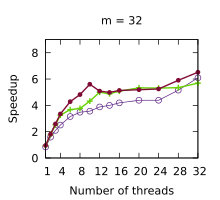

Write the gnuplot code that produced this figure.
set title "m = 32"
set terminal pdf size 2.2,2.0
set output "./results/LUD_n___512,_m___32.pdf"
set key off
set xrange [1:32]
set xtics (1, 4, 8, 12, 16, 20, 24, 28, 32)
set xlabel "Number of threads"
set yrange [0:9]
set ytics (0, 2, 4, 6, 8)
set ylabel "Speedup"
plot './results/LUD_n___512,_m___32.dat' using 1:2 title "Work stealing" pointsize 0.7 lw 1 pt 6 linecolor rgb "#5B2182" with linespoints, \
  './results/LUD_n___512,_m___32.dat' using 1:3 title "Multi-atomics 64 32" pointsize 0.7 lw 2 pt 1 linecolor rgb "#64D000" with linespoints, \
  './results/LUD_n___512,_m___32.dat' using 1:4 title "WorkAssisting 32" pointsize 0.4 lw 2 pt 7 linecolor rgb "#800A35" with linespoints
